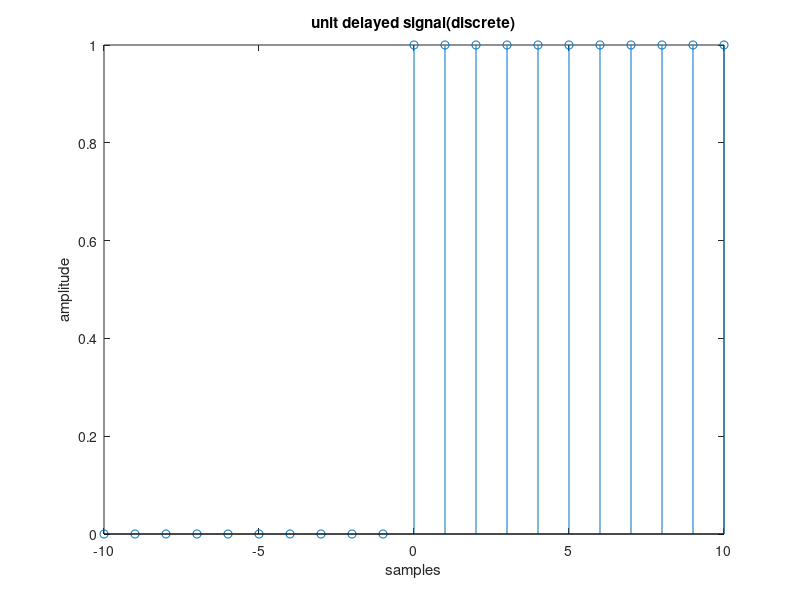

The MATLAB source for this figure:


n = [-10:10]
f = [zeros(1,10) ones(1,11)]
stem(n,f)
xlabel('samples')
ylabel('amplitude')
title('unit delayed signal(discrete)')